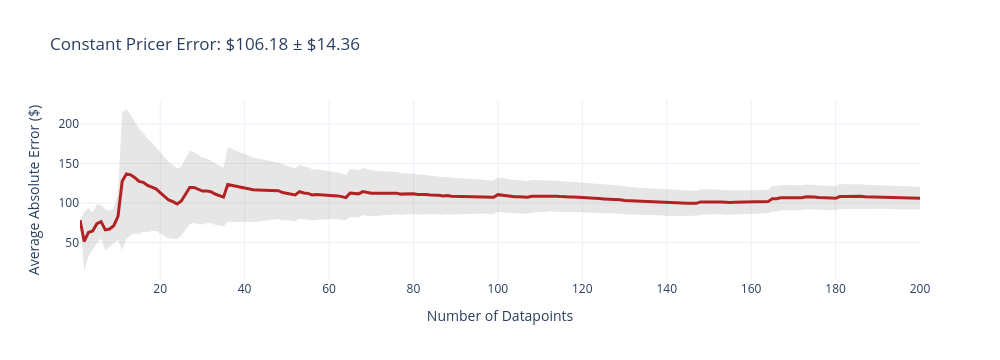
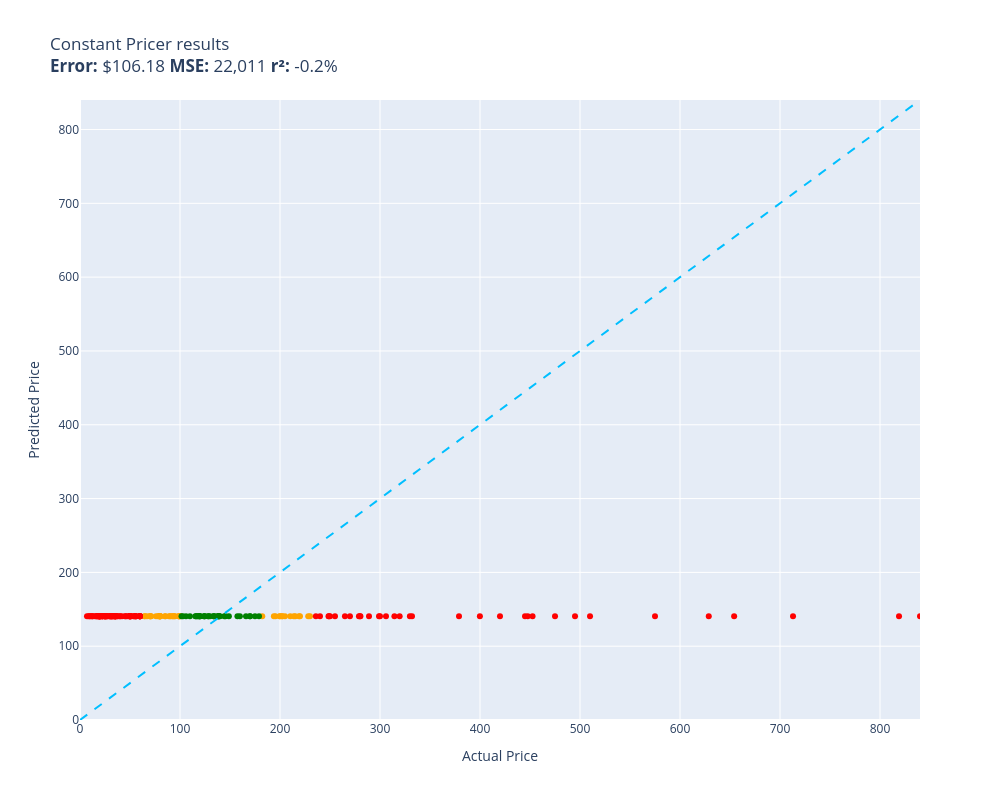

The code cell stored with these charts, in order, in its notebook:
### Markdown cell above
### Evaluating Baseline 2: The Power of Central Tendency

Let's evaluate `constant_pricer` on the 2,000 test items.

### Code cell
evaluate(constant_pricer, test)
# evaluate(constant_pricer, test, size=1000)
# evaluate(constant_pricer, test, size=2000)

# For default 200  data the pricing errror is 106.55 `~~` 14 
# For 1000 data the pricing errror is 108.55 ~~ 6.9 
# For 2000 data the pricing errror is 109.55 ~~ 4.8

### Figure 1 — Plotly figure (JSON) as saved in the notebook; plotly's stock layout.template omitted (floating-point values rounded to 4 significant figures; data arrays with more than 128 entries replaced by an {"elided": "..."} marker saying what was removed)
{"data": [{"fill": "toself", "fillcolor": "rgba(128,128,128,0.2)", "hoverinfo": "skip", "line": {"color": "rgba(255,255,255,0)"}, "name": "95% CI", "showlegend": false, "type": "scatter", "x": {"elided": "400 int values"}, "y": {"elided": "400 float values"}}, {"customdata": {"elided": "200x1 float values"}, "hovertemplate": "n=%{x}<br>Avg Error=$%{y:,.2f}<br>±95% CI=$%{customdata[0]:,.2f}<extra></extra>", "line": {"color": "firebrick", "width": 3}, "mode": "lines", "name": "Cumulative Avg Error", "type": "scatter", "x": {"elided": "200 int values"}, "y": {"elided": "200 float values"}}], "layout": {"height": 360, "showlegend": false, "title": {"text": "Constant Pricer Error: $106.18 ± $14.36"}, "width": 1000, "xaxis": {"title": {"text": "Number of Datapoints"}}, "yaxis": {"title": {"text": "Average Absolute Error ($)"}}}}

### Figure 2 — Plotly figure (JSON) as saved in the notebook; plotly's stock layout.template omitted (floating-point values rounded to 4 significant figures)
{"data": [{"customdata": [["Old Blood Noise Excess V2 Distortion Cho...\nGuess=$140.57 Actual=$219.00"], ["EXMAX NG-10X Fresnel Lens Focusing Adapt...\nGuess=$140.57 Actual=$69.98"], ["RBC12-UPC Replacement Battery Cartridge ...\nGuess=$140.57 Actual=$229.99"], ["ACDelco GM Original Equipment FW339 Fron...\nGuess=$140.57 Actual=$215.33"], ["Panasonic KX-TG6511B DECT 6.0 PLUS Expan...\nGuess=$140.57 Actual=$79.20"], ["GJY Portable TV,10.6 inch Mini TV for AT...\nGuess=$140.57 Actual=$79.36"], ["APS iBoard 6-inch Aluminum (Black Powder...\nGuess=$140.57 Actual=$210.23"], ["HK SYSTEMS 13\" Heavy Duty Black \"Push\" O...\nGuess=$140.57 Actual=$84.95"], ["Aolemi Oil Rubbed Bronze Single Function...\nGuess=$140.57 Actual=$98.65"], ["Clementoni 39132.5 Jigsaw Puzzle 1,000 P...\nGuess=$140.57 Actual=$79.95"], ["KOMPUTERBAY 4GB 2X 2GB DDR2 1066MHz PC2-...\nGuess=$140.57 Actual=$80.34"], ["Travelpro Platinum Elite Slim Business L...\nGuess=$140.57 Actual=$213.83"], ["JRready ST6313 DT Deutsch Connector Kit,...\nGuess=$140.57 Actual=$199.68"], ["15\" Locking Shower Head Extension Arm in...\nGuess=$140.57 Actual=$79.95"], ["Dakota Alert MURS Alert Probe Sensor - M...\nGuess=$140.57 Actual=$219.99"], ["AUTOFREE LED Tail Lights Assembly Compat...\nGuess=$140.57 Actual=$201.99"], ["Evan-Fischer Front Bumper Cover Compatib...\nGuess=$140.57 Actual=$202.38"], ["Webcem Solar Shed Light Outdoor Indoor, ...\nGuess=$140.57 Actual=$77.96"], ["Festool 492370 Platin 2 S1000 Grit 6-Inc...\nGuess=$140.57 Actual=$91.00"], ["DIMARZIO 204284 DP 163FBK Blues Bucker G...\nGuess=$140.57 Actual=$89.99"], ["BESTILL Wall Mounted Shower Faucet Set, ...\nGuess=$140.57 Actual=$76.00"], ["Marvel Legends Series X-Men 6-Inch Archa...\nGuess=$140.57 Actual=$98.95"], ["ANZO USA 111207 GMC SIERRA 99-06 / YUKON...\nGuess=$140.57 Actual=$182.28"], ["Trim Kit for 2-handle Shower & Tub Valve...\nGuess=$140.57 Actual=$94.99"], ["Pioneer 2AM401-BN Two Handle Kitchen Fau...\nGuess=$140.57 Actual=$228.22"], ["4LT LUMINETTE Vanity Opal GLS BSN\nGuess=$140.57 Actual=$99.99"], ["MXR Carbon Copy Deluxe Analog Delay Guit...\nGuess=$140.57 Actual=$195.50"], ["CradlePoint Compact Broadband Router (CB...\nGuess=$140.57 Actual=$89.00"], ["Pyle Wireless Rear View Backup Camera - ...\nGuess=$140.57 Actual=$70.45"], ["Universal Power Group 12V 100Ah Sealed L...\nGuess=$140.57 Actual=$199.99"], ["Auertech Portable Washing Machine, 14lbs...\nGuess=$140.57 Actual=$98.99"], ["Amana Tool - SC587 Carbide Tipped 3-Wing...\nGuess=$140.57 Actual=$71.23"], ["ECCPP Power Steering Pump for 2009-2010 ...\nGuess=$140.57 Actual=$85.48"], ["UPR Mach 1 Chin Spoiler Fits 94-98 Musta...\nGuess=$140.57 Actual=$64.99"], ["SP Air Corporation SP-8102BU 1/4-Inch He...\nGuess=$140.57 Actual=$204.99"], ["Skullcandy Hesh Evo Bluetooth Headphones...\nGuess=$140.57 Actual=$69.99"], ["LCD Screen for Dell Inspiron 17R 17.3\" H...\nGuess=$140.57 Actual=$64.37"], ["Diversitech UC2436-3 Ultralite Condenser...\nGuess=$140.57 Actual=$80.39"], ["4 Inches Rolled Muffler Tip Catback Exha...\nGuess=$140.57 Actual=$193.88"], ["Samsung DA97-07603B Freezer Ice Maker As...\nGuess=$140.57 Actual=$93.02"], ["Intex River Run Connect Lounge (Four)\nGuess=$140.57 Actual=$94.49"], ["Blanco 230966 Valea Stainless Steel Sink...\nGuess=$140.57 Actual=$92.88"], ["KZ ZS10 Pro in Ear Monitor Headphone KZ ...\nGuess=$140.57 Actual=$66.99"], ["Fitness Center Gym Room Weight Train Dua...\nGuess=$140.57 Actual=$99.99"], ["MonMount Triple Monitor Stand Freestandi...\nGuess=$140.57 Actual=$79.99"]], "hovertemplate": "%{customdata[0]}<extra></extra>", "legendgroup": "orange", "marker": {"color": "orange", "size": 6, "symbol": "circle"}, "mode": "markers", "name": "orange", "orientation": "v", "showlegend": true, "type": "scatter", "x": [219.0, 69.98, 230.0, 215.3, 79.2, 79.36, 210.2, 84.95, 98.65, 79.95, 80.34, 213.8, 199.7, 79.95, 220.0, 202.0, 202.4, 77.96, 91.0, 89.99, 76.0, 98.95, 182.3, 94.99, 228.2, 99.99, 195.5, 89.0, 70.45, 200.0, 98.99, 71.23, 85.48, 64.99, 205.0, 69.99, 64.37, 80.39, 193.9, 93.02, 94.49, 92.88, 66.99, 99.99, 79.99], "xaxis": "x", "y": [140.6, 140.6, 140.6, 140.6, 140.6, 140.6, 140.6, 140.6, 140.6, 140.6, 140.6, 140.6, 140.6, 140.6, 140.6, 140.6, 140.6, 140.6, 140.6, 140.6, 140.6, 140.6, 140.6, 140.6, 140.6, 140.6, 140.6, 140.6, 140.6, 140.6, 140.6, 140.6, 140.6, 140.6, 140.6, 140.6, 140.6, 140.6, 140.6, 140.6, 140.6, 140.6, 140.6, 140.6, 140.6], "yaxis": "y"}, {"customdata": [["telpo Headlight Assembly Fit For 15 Camr...\nGuess=$140.57 Actual=$115.99"], ["SuppliesOutlet Compatible Toner Cartridg...\nGuess=$140.57 Actual=$144.29"], ["PEMP E65 E66 CDC Simulate Optical Fiber ...\nGuess=$140.57 Actual=$119.00"], ["Intermatic PX300 12V 300W Transformer wi...\nGuess=$140.57 Actual=$134.00"], ["CORSAIR Dominator Platinum RGB 32GB (2x1...\nGuess=$140.57 Actual=$124.00"], ["SKB iSeries 3i-13096-6KP Case for BlackM...\nGuess=$140.57 Actual=$174.99"], ["GanFindX Portable Car Hand Controls for ...\nGuess=$140.57 Actual=$159.90"], ["Scranton & Co 3 Drawer Mobile File Cabin...\nGuess=$140.57 Actual=$115.35"], ["Wenger City Upgrade Laptop Backpack with...\nGuess=$140.57 Actual=$145.42"], ["3D Tree Hole Branches 075 Stair Risers D...\nGuess=$140.57 Actual=$129.99"], ["Fjallraven, Kanken Laptop 15\" Backpack f...\nGuess=$140.57 Actual=$119.65"], ["Diversitech WG840585 Motor, (Ddb) 1/3Hp,...\nGuess=$140.57 Actual=$134.12"], ["Western Digital Enterprise RE4-GP 2TB SA...\nGuess=$140.57 Actual=$109.95"], ["PM Auto Front Right Quick Complete Strut...\nGuess=$140.57 Actual=$124.94"], ["Dell Optiplex 390 Desktop Computer i3 3....\nGuess=$140.57 Actual=$124.27"], ["Pidoko Kids Train Table, Grey with 90 Pc...\nGuess=$140.57 Actual=$119.97"], ["EMART Photography C Stand with Boom Arm,...\nGuess=$140.57 Actual=$119.99"], ["Grey Pneumatic 1311SD Impact Socket Set\nGuess=$140.57 Actual=$157.43"], ["4pc Wheel Spacers Adapters 4\" (2inch Per...\nGuess=$140.57 Actual=$116.95"], ["Urth 62mm UV, Circular Polarizing (CPL),...\nGuess=$140.57 Actual=$139.00"], ["LSI Broadcom SAS 9300-8i 8-port 12Gb/s S...\nGuess=$140.57 Actual=$118.00"], ["DuraGo 29515020 Front Hub Assembly\nGuess=$140.57 Actual=$128.34"], ["Ibanez M510OVS Acoustic Mandolin in Vint...\nGuess=$140.57 Actual=$169.99"], ["GENUINE VOLVO THERMOSTAT (3.0, 3.2) S60 ...\nGuess=$140.57 Actual=$102.85"], ["Cardone 84-58642 New HEI Electronic Dist...\nGuess=$140.57 Actual=$165.99"], ["18 Inch White Undermount Kitchen Sink - ...\nGuess=$140.57 Actual=$179.00"], ["New Replacement seat cover fits Yamaha M...\nGuess=$140.57 Actual=$138.95"], ["Evan Fischer Radiator Cooling Fan Assemb...\nGuess=$140.57 Actual=$137.34"], ["ROHL WSGUM3018WH Wire Sink Grids, White\nGuess=$140.57 Actual=$128.28"], ["ASUS VY279HE-W 27” 1080P Monitor - White...\nGuess=$140.57 Actual=$138.10"], ["KUNFINE Android Radio CarPlay & Android ...\nGuess=$140.57 Actual=$106.00"], ["StonKraft Brass Chess Board Game Set wit...\nGuess=$140.57 Actual=$140.00"], ["DuraGo BR5330 Front Vented Disc Brake Ro...\nGuess=$140.57 Actual=$101.51"], ["Vinyl Soft Top Roll-up Adjustable Truck ...\nGuess=$140.57 Actual=$148.88"], ["Targus CityGear Durable Backpack, Black,...\nGuess=$140.57 Actual=$133.43"], ["Garmin 010-12402-10 GT15M-TM Transom-Mou...\nGuess=$140.57 Actual=$138.74"], ["Xiaomi Redmi 10 2022 NFC 4G LTE (128GB +...\nGuess=$140.57 Actual=$169.99"]], "hovertemplate": "%{customdata[0]}<extra></extra>", "legendgroup": "green", "marker": {"color": "green", "size": 6, "symbol": "circle"}, "mode": "markers", "name": "green", "orientation": "v", "showlegend": true, "type": "scatter", "x": [116.0, 144.3, 119.0, 134.0, 124.0, 175.0, 159.9, 115.3, 145.4, 130.0, 119.7, 134.1, 110.0, 124.9, 124.3, 120.0, 120.0, 157.4, 117.0, 139.0, 118.0, 128.3, 170.0, 102.8, 166.0, 179.0, 138.9, 137.3, 128.3, 138.1, 106.0, 140.0, 101.5, 148.9, 133.4, 138.7, 170.0], "xaxis": "x", "y": [140.6, 140.6, 140.6, 140.6, 140.6, 140.6, 140.6, 140.6, 140.6, 140.6, 140.6, 140.6, 140.6, 140.6, 140.6, 140.6, 140.6, 140.6, 140.6, 140.6, 140.6, 140.6, 140.6, 140.6, 140.6, 140.6, 140.6, 140.6, 140.6, 140.6, 140.6, 140.6, 140.6, 140.6, 140.6, 140.6, 140.6], "yaxis": "y"}, {"customdata": [["NewPower99 Battery Kit for Samsung Galax...\nGuess=$140.57 Actual=$54.95"], ["Stand for Raven Pro Document Scanner - P...\nGuess=$140.57 Actual=$29.85"], ["8544771 Dryer Heating Element, 279816 Th...\nGuess=$140.57 Actual=$35.74"], ["Pump Head TBVECHI 175PSI 4KW 5.5HP 21CFM...\nGuess=$140.57 Actual=$329.90"], ["Bam France 2002XL Contoured Hightech Bla...\nGuess=$140.57 Actual=$713.00"], ["Metabo HPT 36V MultiVolt™ Cordless Rotar...\nGuess=$140.57 Actual=$379.00"], ["46mm Digital Pro High-Resolution Close-U...\nGuess=$140.57 Actual=$19.99"], ["Innovative Percussion CB-6 Chamois Bass ...\nGuess=$140.57 Actual=$54.32"], ["LOVE MEI Galaxy S10 Lite Case, Military ...\nGuess=$140.57 Actual=$32.98"], ["LD Products Compatible Toner Cartridge R...\nGuess=$140.57 Actual=$49.98"], ["Bam Trekking 3027SB Single Black Clarine...\nGuess=$140.57 Actual=$332.00"], ["DEWALT 20V MAX* XR Impact Driver with Bl...\nGuess=$140.57 Actual=$452.53"], ["Mini PC, Kinupute Desktop Computer E3-12...\nGuess=$140.57 Actual=$495.00"], ["June Garden 12\" Sweet Dolly Charlotte - ...\nGuess=$140.57 Actual=$19.99"], ["10GBase-LR SFP+ Transceiver, Handar 10GB...\nGuess=$140.57 Actual=$19.99"], ["Deco Mount Pro Tripod Microphone Stand w...\nGuess=$140.57 Actual=$59.95"], ["Canon EOS Rebel T7 Digital SLR Camera wi...\nGuess=$140.57 Actual=$819.00"], ["Evergreen HSHB2005 Cylinder Head Gasket ...\nGuess=$140.57 Actual=$59.69"], ["Task T24287 Roman Ogee Router Bit with 1...\nGuess=$140.57 Actual=$55.88"], ["Southwire 120V/15A Right Angle User Atta...\nGuess=$140.57 Actual=$37.87"], ["Mylites+ Standard Comic Book Mylar Sleev...\nGuess=$140.57 Actual=$34.99"], ["Tidal Front + Rear Fender Flares 4PC Poc...\nGuess=$140.57 Actual=$254.99"], ["DALDED LED Light Kit for Lego Sonic Gree...\nGuess=$140.57 Actual=$24.99"], ["152MM Hole Saws M42 Bi-Metal High Speed ...\nGuess=$140.57 Actual=$17.99"], ["Baseball Backpacks Large 18 Inch Bookbag...\nGuess=$140.57 Actual=$31.77"], ["Adams Check Payment and Deposit Register...\nGuess=$140.57 Actual=$35.49"], ["KOHLER 18865-CP Filtered Water Faucet, P...\nGuess=$140.57 Actual=$475.00"], ["Projector, CRAZVIEW Projector with WiFi ...\nGuess=$140.57 Actual=$53.40"], ["Retevis RT68 Soft Earhook Walkie Talkie ...\nGuess=$140.57 Actual=$6.99"], ["MC: Pindicator (Dual Intensity Amber)\nGuess=$140.57 Actual=$40.00"], ["Laisomeke Waterproof Junction Box, Unive...\nGuess=$140.57 Actual=$11.99"], ["Sumerain S1339CM Double Handle Widesprea...\nGuess=$140.57 Actual=$235.86"], ["Poison Spyder 10-08-020 Rocker Knocker\nGuess=$140.57 Actual=$628.76"], ["VLAND LED Smoked Taillights Compatible F...\nGuess=$140.57 Actual=$239.99"], ["Lighted Triangle Mirror Cabinet Bathroom...\nGuess=$140.57 Actual=$445.00"], ["Tablet PC Cover Compatible with Lenovo T...\nGuess=$140.57 Actual=$31.61"], ["Miyaya@ Funny Animal Masks Collection fo...\nGuess=$140.57 Actual=$16.99"], ["Trail Gear Twin Stick Kit for Top Shift ...\nGuess=$140.57 Actual=$279.92"], ["Engine Thermostat, Replace 19301-PAA-306...\nGuess=$140.57 Actual=$18.89"], ["Ultra Duster Canned Air Net 10 Oz 6-Pack\nGuess=$140.57 Actual=$49.90"], ["Beck/Arnley 0421945 Air Filter\nGuess=$140.57 Actual=$35.87"], ["IQShield Screen Protector Compatible wit...\nGuess=$140.57 Actual=$9.95"], ["Liberty Imports 12 Pack: US Military Toy...\nGuess=$140.57 Actual=$16.98"], ["Neporal Full Spectrum Light Bulb, 6000K ...\nGuess=$140.57 Actual=$18.59"], ["Satco S9596, 4 Count (Pack of 1), 4.18\nGuess=$140.57 Actual=$12.00"], ["Ceramic Talavera Mexican Tile 4x4\", 9 Pi...\nGuess=$140.57 Actual=$29.95"], ["Intrepid International Dressage Letters-...\nGuess=$140.57 Actual=$26.99"], ["LEGO Marvel Avengers War Machine Buster ...\nGuess=$140.57 Actual=$59.95"], ["Kingston Brass KS269SN Kingston Clawfoot...\nGuess=$140.57 Actual=$305.99"], ["KOHLER K-1185540-CP Assembly-Slider\nGuess=$140.57 Actual=$45.67"], ["KUNN Small Electrician Tool Pouch Utilit...\nGuess=$140.57 Actual=$21.99"], ["iPhone 12/12 Pro Nicaragua Guardabarranc...\nGuess=$140.57 Actual=$19.97"], ["Replacement Remote Control for PANASONIC...\nGuess=$140.57 Actual=$34.95"], ["KS K-STORM Replacement Silicone Mushroom...\nGuess=$140.57 Actual=$8.50"], ["LSSAGOON Backpack for Women Teen Kids Gi...\nGuess=$140.57 Actual=$33.99"], ["Aeromotive 13304 Regulator, X1 Adjustabl...\nGuess=$140.57 Actual=$269.95"], ["Walker Exhaust Ultra EPA 16478 Direct Fi...\nGuess=$140.57 Actual=$574.99"], ["GE RPWF SmartWater Comparable Refrigerat...\nGuess=$140.57 Actual=$36.99"], ["MGP Caliper Covers 39011SACURD Red Powde...\nGuess=$140.57 Actual=$249.00"], ["Royal Designs, Inc. Decorative Abundant ...\nGuess=$140.57 Actual=$24.95"], ["Canon Sure Shot 90u 35mm Date Camera\nGuess=$140.57 Actual=$399.89"], ["NewFantasia Replacement Audio Cable with...\nGuess=$140.57 Actual=$31.00"], ["Mikrotik RB3011UIAS-RM RouterBOARD 10xGi...\nGuess=$140.57 Actual=$299.00"], ["MONOCARBON Forged Carbon Fiber Case for ...\nGuess=$140.57 Actual=$59.99"], ["AC Compressor & A/C Kit For BMW 335i 335...\nGuess=$140.57 Actual=$314.41"], ["Wilkinson LOW GAUSS Vintage Tone Strat S...\nGuess=$140.57 Actual=$30.93"], ["Berta (6 Pieces) 1-1/4 inch Overlay, 90 ...\nGuess=$140.57 Actual=$24.66"], ["Chalkboard Name Badges with Magnetic Bac...\nGuess=$140.57 Actual=$19.95"], ["Linkloos Solar Street Lights Outdoor Wat...\nGuess=$140.57 Actual=$55.99"], ["USB Charger, CIVIE High Speed 60W Multip...\nGuess=$140.57 Actual=$15.99"], ["Hp Pavilion P7-1257c Motherboard Aahd3-h...\nGuess=$140.57 Actual=$59.86"], ["Kastar Battery Pack Replacement for Sony...\nGuess=$140.57 Actual=$19.99"], ["AZX Stylus Pencil for Apple iPad Pro 202...\nGuess=$140.57 Actual=$29.99"], ["Raspberry Pi 3 Model B+ Aluminum Case Me...\nGuess=$140.57 Actual=$14.99"], ["Music Hall pa15.3 MM/MC Phono Preamplifi...\nGuess=$140.57 Actual=$250.00"], ["Lorell Bell Chair Glide, 2.5\", Black\nGuess=$140.57 Actual=$19.50"], ["CTLAMP XL-2100 Professional Quality XL-2...\nGuess=$140.57 Actual=$32.00"], ["200 ' feet True 14 Gauge AWG CCA Speaker...\nGuess=$140.57 Actual=$44.95"], ["Competition Clutch Disc and Pressure Pla...\nGuess=$140.57 Actual=$510.00"], ["APS iBoard (304 Stainless Steel Polished...\nGuess=$140.57 Actual=$264.95"], ["200 Couples Conversation Cards - Enjoy B...\nGuess=$140.57 Actual=$32.97"], ["The Puppet Company - Carpet-Unicorn, Whi...\nGuess=$140.57 Actual=$19.00"], ["KYX Racing Hardened Steel Center Drive S...\nGuess=$140.57 Actual=$46.99"], ["Baumgartens Sicurix Blank PVC ID Cards (...\nGuess=$140.57 Actual=$19.11"], ["VIPMOTOZ Sequential Turn Signal Premium ...\nGuess=$140.57 Actual=$278.94"], ["A-Premium Front Suspension Steering Knuc...\nGuess=$140.57 Actual=$48.99"], ["OEM Samsung Remote Control Shipped with ...\nGuess=$140.57 Actual=$56.00"], ["Venom Power Terra Hunter R/T+ R/T All-Te...\nGuess=$140.57 Actual=$319.65"], ["Custom Engagement Logo Desk Embosser Sea...\nGuess=$140.57 Actual=$49.95"], ["Audio Techinca ATW-T1002 System 10 Handh...\nGuess=$140.57 Actual=$289.00"], ["520 Pieces Christmas Envelope Seal Stick...\nGuess=$140.57 Actual=$25.99"], ["LD Compatible Ink Cartridge Replacement ...\nGuess=$140.57 Actual=$41.99"], ["BestPricedDecals Wine A BIT, You'll Feel...\nGuess=$140.57 Actual=$12.98"], ["Dell XPS 13 9343-2727SLV 13.3\" Full HD S...\nGuess=$140.57 Actual=$839.99"], ["VATOS 4 Packs Bubble Machine Gun for Kid...\nGuess=$140.57 Actual=$22.88"], ["Steering Wheel, Carbon Fiber Automotive ...\nGuess=$140.57 Actual=$447.74"], ["BXYJY for Samsung Galaxy Z Fold 3 Case w...\nGuess=$140.57 Actual=$49.99"], ["VONADO Space Wars Colonial Viper MK1 Bui...\nGuess=$140.57 Actual=$39.99"], ["Replacement Remote Control fit for Sony ...\nGuess=$140.57 Actual=$9.99"], ["Disney Princess Sparkling Princess Sleep...\nGuess=$140.57 Actual=$24.95"], ["sabermaster TCG Playmat yugioh playmat T...\nGuess=$140.57 Actual=$21.99"], ["Pacific Drums PDCM1618TTRB 16 x 18 Inche...\nGuess=$140.57 Actual=$419.99"], ["Star Wars Die-Cast Metal TITANIUM Series...\nGuess=$140.57 Actual=$22.70"], ["Glovion Music Stand Light, Clip On Piano...\nGuess=$140.57 Actual=$27.99"], ["Empava 24\" Single Wall Ovens 10 Cooking ...\nGuess=$140.57 Actual=$654.14"], ["Think Gizmos Build Your Own Robot Toys f...\nGuess=$140.57 Actual=$24.95"], ["HP Laserjet 2100 Laser Printer W/Test Pr...\nGuess=$140.57 Actual=$299.98"], ["PowerSport Front Rear Brakes and Rotors ...\nGuess=$140.57 Actual=$248.51"], ["Viola Bow 4/4 Full Size Carbon Fiber (Bl...\nGuess=$140.57 Actual=$49.99"], ["VTech Strum and Jam Kidi Musical Guitar ...\nGuess=$140.57 Actual=$21.99"], ["Fender Hendrix Voodoo Child Coiled Instr...\nGuess=$140.57 Actual=$59.99"], ["W11130208 W10695459 Refrigerator LED Mod...\nGuess=$140.57 Actual=$26.59"], ["Jada Toys Ryan's World Combo Panda Airli...\nGuess=$140.57 Actual=$34.94"], ["Pyle 2x120 Watt Home Audio Speaker Power...\nGuess=$140.57 Actual=$50.92"], ["STICKGOO Peel and Stick Backsplash for K...\nGuess=$140.57 Actual=$34.99"], ["For Volvo C70 S70 V70 V40 S40 AC Compres...\nGuess=$140.57 Actual=$280.41"], ["Refresh NSF-53 Premium Replacement Refri...\nGuess=$140.57 Actual=$50.99"], ["NICKSTON Red Sparkling Glitter Slim Band...\nGuess=$140.57 Actual=$25.99"]], "hovertemplate": "%{customdata[0]}<extra></extra>", "legendgroup": "red", "marker": {"color": "red", "size": 6, "symbol": "circle"}, "mode": "markers", "name": "red", "orientation": "v", "showlegend": true, "type": "scatter", "x": [54.95, 29.85, 35.74, 329.9, 713.0, 379.0, 19.99, 54.32, 32.98, 49.98, 332.0, 452.5, 495.0, 19.99, 19.99, 59.95, 819.0, 59.69, 55.88, 37.87, 34.99, 255.0, 24.99, 17.99, 31.77, 35.49, 475.0, 53.4, 6.99, 40.0, 11.99, 235.9, 628.8, 240.0, 445.0, 31.61, 16.99, 279.9, 18.89, 49.9, 35.87, 9.95, 16.98, 18.59, 12.0, 29.95, 26.99, 59.95, 306.0, 45.67, 21.99, 19.97, 34.95, 8.5, 33.99, 269.9, 575.0, 36.99, 249.0, 24.95, 399.9, 31.0, 299.0, 59.99, 314.4, 30.93, 24.66, 19.95, 55.99, 15.99, 59.86, 19.99, 29.99, 14.99, 250.0, 19.5, 32.0, 44.95, 510.0, 264.9, 32.97, 19.0, 46.99, 19.11, 278.9, 48.99, 56.0, 319.6, 49.95, 289.0, 25.99, 41.99, 12.98, 840.0, 22.88, 447.7, 49.99, 39.99, 9.99, 24.95, 21.99, 420.0, 22.7, 27.99, 654.1, 24.95, 300.0, 248.5, 49.99, 21.99, 59.99, 26.59, 34.94, 50.92, 34.99, 280.4, 50.99, 25.99], "xaxis": "x", "y": [140.6, 140.6, 140.6, 140.6, 140.6, 140.6, 140.6, 140.6, 140.6, 140.6, 140.6, 140.6, 140.6, 140.6, 140.6, 140.6, 140.6, 140.6, 140.6, 140.6, 140.6, 140.6, 140.6, 140.6, 140.6, 140.6, 140.6, 140.6, 140.6, 140.6, 140.6, 140.6, 140.6, 140.6, 140.6, 140.6, 140.6, 140.6, 140.6, 140.6, 140.6, 140.6, 140.6, 140.6, 140.6, 140.6, 140.6, 140.6, 140.6, 140.6, 140.6, 140.6, 140.6, 140.6, 140.6, 140.6, 140.6, 140.6, 140.6, 140.6, 140.6, 140.6, 140.6, 140.6, 140.6, 140.6, 140.6, 140.6, 140.6, 140.6, 140.6, 140.6, 140.6, 140.6, 140.6, 140.6, 140.6, 140.6, 140.6, 140.6, 140.6, 140.6, 140.6, 140.6, 140.6, 140.6, 140.6, 140.6, 140.6, 140.6, 140.6, 140.6, 140.6, 140.6, 140.6, 140.6, 140.6, 140.6, 140.6, 140.6, 140.6, 140.6, 140.6, 140.6, 140.6, 140.6, 140.6, 140.6, 140.6, 140.6, 140.6, 140.6, 140.6, 140.6, 140.6, 140.6, 140.6, 140.6], "yaxis": "y"}, {"hoverinfo": "skip", "line": {"color": "deepskyblue", "dash": "dash", "width": 2}, "mode": "lines", "name": "y = x", "showlegend": false, "type": "scatter", "x": [0, 840.0], "y": [0, 840.0]}], "layout": {"height": 800, "legend": {"title": {"text": "color"}, "tracegroupgap": 0}, "showlegend": false, "title": {"text": "Constant Pricer results<br><b>Error:</b> $106.18 <b>MSE:</b> 22,011 <b>r²:</b> -0.2%"}, "width": 1000, "xaxis": {"anchor": "y", "domain": [0, 1], "range": [0, 840.0], "title": {"text": "Actual Price"}}, "yaxis": {"anchor": "x", "domain": [0, 1], "range": [0, 840.0], "title": {"text": "Predicted Price"}}}}
